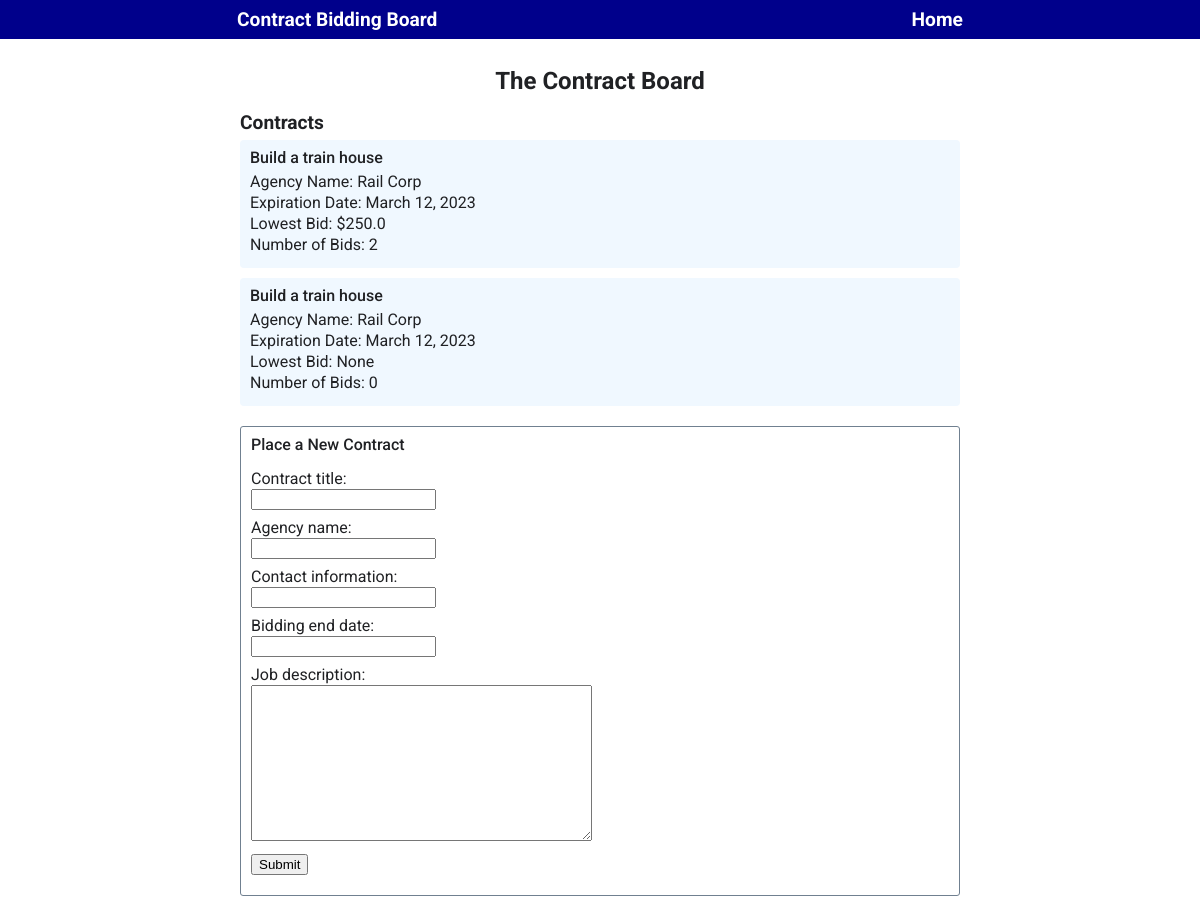
The page / on the database its author committed.
### board/models.py (models this page shows)
class Contract(models.Model):
    contract_title = models.CharField(max_length=200)  # length
    agency_name = models.CharField(max_length=200)  # length
    contact_information = models.CharField(max_length=500)  # length
    bidding_end_date = models.DateField()
    job_description = models.TextField()
    @property
    def lowest_bid(self):
        bids = Bid.objects.filter(contract__pk=self.pk)
        lowest_bid = float('inf')
        for bid in bids:
            lowest_bid = min(bid.amount, lowest_bid)
        return lowest_bid if lowest_bid < float('inf') else 0
    @property
    def number_bids(self):
        bids = Bid.objects.filter(contract__pk=self.pk)
        return len(bids)

class Bid(models.Model):
    contractor_name = models.CharField(max_length=200)  # length
    amount = models.FloatField()  # decimal places
    contact_information = models.CharField(max_length=500)  # length
    date_placed = models.DateField(auto_now_add=True)
    contract = models.ForeignKey(Contract, on_delete=models.CASCADE)

### board/views.py (the view)
# urls.py: path('', board_views.contract_list, name='home'),
@require_http_methods(["GET", "POST"])
def contract_list(request):
    if request.method == "POST":
        form = ContractForm(request.POST)
        form.save()
        return redirect(request.path)
    contracts = Contract.objects.all()[::-1]
    form = ContractForm()
    return render(request, 'contract_list.html', {'contracts': contracts, 'form': form})

### board/forms.py
class ContractForm(ModelForm):
    class Meta:
        model = Contract
        fields = ['contract_title',
                  'agency_name',
                  'contact_information',
                  'bidding_end_date',
                  'job_description']

### board/templates/contract_list.html
{% extends 'base.html' %} {% block content %}
<h1 class="title">The Contract Board</h1>
<section>
  <h2>Contracts</h2>
  {% for contract in contracts %}
  <div class="contract-listing">
    <a href="contract/{{ contract.pk }}">
      <h3>{{ contract.contract_title }}</h3>
      <div class="listing-items">
        <div>
          <span>Agency Name:</span>
          <span class="listing-agency-name">{{ contract.agency_name }}</span>
        </div>
        <div>
          <span>Expiration Date:</span>
          <span class="listing-bidding-end-date"
            >{{ contract.bidding_end_date }}</span
          >
        </div>
        <div>
          <span>Lowest Bid:</span>
          <span class="listing-lowest-bid">
            {% if contract.lowest_bid == 0 %} None {% else %}
            ${{contract.lowest_bid}} {% endif %}
          </span>
        </div>
        <div>
          <span>Number of Bids:</span>
          <span class="listing-number-bids">{{ contract.number_bids }}</span>
        </div>
      </div>
    </a>
  </div>
  {% endfor %}
</section>
<section>
  <form action="" method="post">
    <h3>Place a New Contract</h3>
    {{ form.as_p }} {% csrf_token %}
    <input type="submit" value="Submit" id="submit" />
  </form>
</section>
{% endblock %}

### board/static/style.css (style rules this page uses)
html, body, div, span, applet, object, iframe, h1, h2, h3, h4, h5, h6, p, blockquote, pre, a, abbr, acronym, address, big, cite, code, del, dfn, em, img, ins, kbd, q, s, samp, small, strike, strong, sub, sup, tt, var, b, u, i, center, dl, dt, dd, ol, ul, li, fieldset, form, label, legend, table, caption, tbody, tfoot, thead, tr, th, td, article, aside, canvas, details, embed, figure, figcaption, footer, header, hgroup, menu, nav, output, ruby, section, summary, time, mark, audio, video { margin: 0; padding: 0; border: 0; font-size: 100%; font: inherit; vertical-align: baseline; }
article, aside, details, figcaption, figure, footer, header, hgroup, menu, nav, section { display: block; }
body { line-height: 1; }
a { color: inherit; text-decoration: none; }
body { color: rgb(32, 33, 36); font-family: 'Roboto', sans-serif; font-weight: medium; }
h1 { font-size: x-large; font-weight: bold; margin-bottom: 20px; }
h2 { font-size: larger; font-weight: bold; }
h3 { font-weight: 500; }
form { border: 1pt solid slategray; border-radius: 3px; padding: 10px; }
form > * { margin-bottom: 10px; }
input, label { display: block; }
input, textarea { margin-top: 2px; }
section { margin-bottom: 20px; }
.bid-listing, .contract-listing { border-radius: 4px; margin-bottom: 10px; padding: 10px; }
.contract-listing { background-color: aliceblue; }
.contract-listing > h1, h2, h3 { padding-bottom: 8px; }
.listing-items > div { padding-bottom: 5px; }
.title { text-align: center; }

### rows shown on the page
Contract: contract_title "Build a train house", agency_name "Rail Corp", bidding_end_date "March 12, 2023", lowest_bid "250.0", number_bids "2"
Contract: contract_title "Build a train house", agency_name "Rail Corp", bidding_end_date "March 12, 2023", shows "None", number_bids "0"
